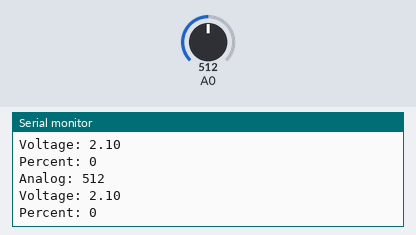
This sketch was run on a simulated Arduino Uno, built with avr-gcc and run on an emulated ATmega328P. Parts: the last lines printed to the serial monitor. The inputs (shaded band) are chosen by the test bench; at power-on: A0 = 512.

Above: at 2.2 s.
2.3 s: A0 set to 716
At 3.6 s:
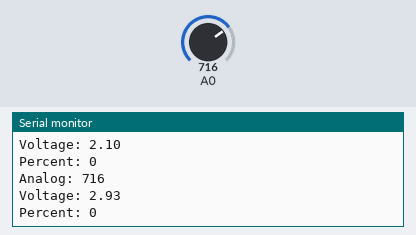
3.8 s: A0 set to 900
At 4.8 s:
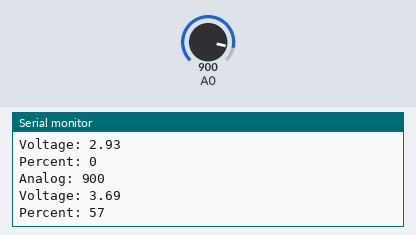
Timing chart, 0 to 6.8 s (numbered marks = the images above; inputs shaded):
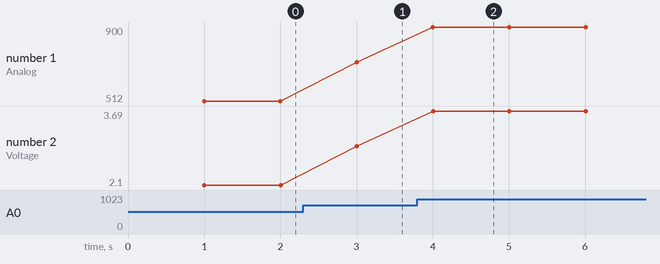

Measured:
- after the input at 2.3 s, the serial monitor: prints a new line after 0.70 s (image 1)
- after the input at 3.8 s, the serial monitor: prints a new line after 0.20 s (image 2)
- plotted number 1: 512 → 716 after the input at 2.3 s, 716 → 900 after the input at 3.8 s
- plotted number 2: 2.1 → 2.93 after the input at 2.3 s, 2.93 → 3.69 after the input at 3.8 s

The sketch:

battery-meter.ino
```cpp
// (licence header left out)
void setup()
{
  Serial.begin(115200);
  delay(1000);
}

void loop()
{
  auto analog = analogRead(0);
  Serial.print("Analog: ");
  Serial.println(analog);

  float voltage = map(analog, 0, 1024, 0, 420);
  Serial.print("Voltage: ");
  Serial.println(voltage / 100.0);

  int min_voltage = 300;
  int percent = voltage < min_voltage ? 0 : map(voltage, min_voltage, 420, 0, 100);
  Serial.print("Percent: ");
  Serial.println(percent);
  delay(1000);
}
```
